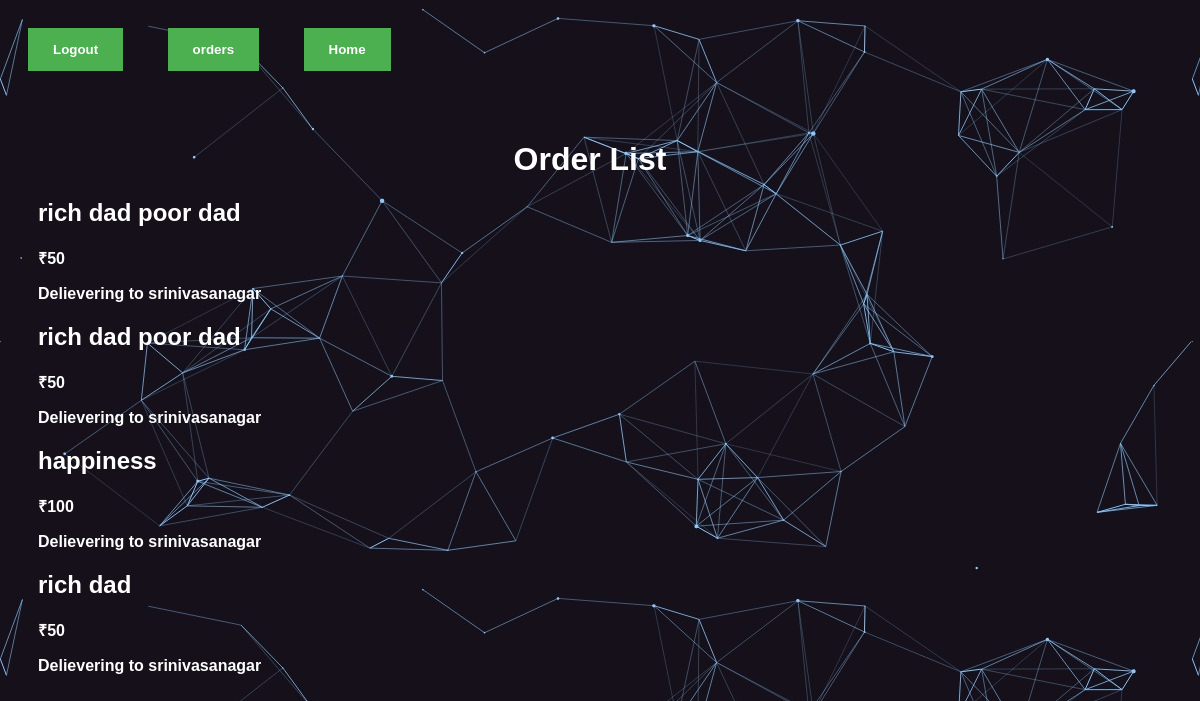
The page /orders/ (signed in) on the database its author committed.
### orders/models.py (models this page shows, shortened)
class Orders(models.Model):
    username = models.CharField(max_length = 100)
    productname = models.CharField(max_length = 100)
    cost = models.IntegerField()
    customer_address = models.CharField(max_length = 250)
    city = models.CharField(max_length = 50)
    pincode = models.IntegerField()
    phone = models.BigIntegerField()
    def getcost(self):
        return '₹' + str(self.cost)
    def getaddress(self):
        return "Delievering to " + self.customer_address

### orders/views.py (the view)
# urls.py: path('', views.order_details, name = 'order_details'),
@login_required(login_url = "/accounts/login/")
def order_details(request):
    if request.method == 'POST':
        product = Product.objects.get(id = request.POST.get('id'))
        if product.items_remaining >= 1:
            customer = Customer.objects.get(UserName = request.user)
            order = Orders( username = request.user,
                            productname = product.name,
                            cost = product.cost,
                            customer_address = customer.Address,
                            city = customer.City,
                            pincode = customer.Pincode,
                            phone = customer.Phone)
            order.save()
            product.items_remaining = product.items_remaining -1
            product.save()
            return redirect('home')
        else:
            return HttpResponse("Out of Stock")
    else:
        orders = Orders.objects.filter(username = request.user)
        return render(request, 'orders/order_list.html', {'orders': orders})

### orders/templates/orders/order_list.html
{% extends 'base_layout.html' %}
{% block content %}
    <h1>Order List</h1>
    <div class="orders">
        {% for order in orders %}
            <div class="order">
                <h2>{{ order.productname }}</h2>
                <p>{{ order.getcost }}</p>
                <p>{{ order.getaddress }}</p>
            </div>
        {% endfor %}
    </div>
{% endblock %}

### assets/style.css (style rules this page uses)
body { font-weight: bold; color : white; background-image: url(cool-background.jpeg); font-family: Arial, Helvetica, sans-serif; }
h1 { text-align: center; }

### rows shown on the page
Orders: productname "rich dad poor dad", getcost "₹50", getaddress "Delievering to srinivasanagar"
Orders: productname "rich dad poor dad", getcost "₹50", getaddress "Delievering to srinivasanagar"
Orders: productname "happiness", getcost "₹100", getaddress "Delievering to srinivasanagar"
Orders: productname "rich dad", getcost "₹50", getaddress "Delievering to srinivasanagar"
